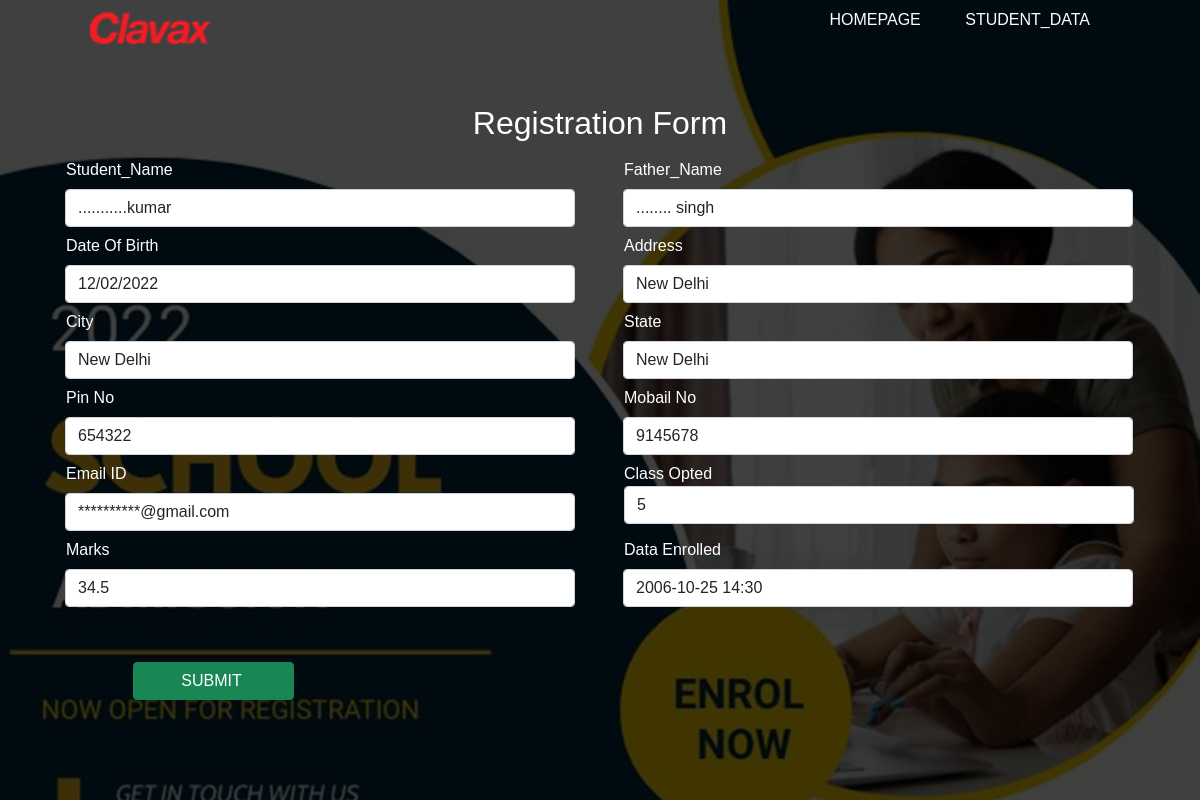
Page /stu_update/update28/ on the committed database.
### enrolment_app/models.py (models this page shows)
class Student_data(models.Model):
    student_name=models.CharField(max_length=70)
    father_name=models.CharField(max_length=70)
    dob=models.DateField(null=True,blank=True)
    address=models.CharField(max_length=70)
    city=models.CharField(max_length=70)
    state=models.CharField(max_length=70)
    pinno=models.IntegerField()
    mobailno = models.IntegerField(default='+91',validators=[MaxValueValidator(9999999999)])
    email=models.EmailField(max_length=100)
    class_opted=models.IntegerField()
    marks=models.FloatField(null=True,blank=True)
    date_enrolled=models.DateTimeField(null=True,blank=True)

### enrolment_app/views.py (the view, shortened to what this page needs)
# urls.py: path('update<int:id>/',views.Update_post.as_view(),name='Update_post'),
class Update_post(View):
    template_name = 'student_form.html'
    def get(self,request,id):
        data = Student_data.objects.get(pk=id)
        print(data)
        post_data = Student_data_form(instance=data)
        return render(request,self.template_name,{'form':post_data})

### enrolment_app/templates/student_form.html (shortened to what this page needs)
{% extends 'home.html' %} {% load static %} {% block content %}
<div class="container">
    <div class="container mt-5">
        <form class="well form-horizontal" method="POST" id="contact_form" validate>
            <fieldset>
                <legend>
                    <center>
                        <h2 class="heading">Registration Form</h2>
                    </center>
                </legend><br>
                <div class="form-group">
                    <div class="row gap-md-4">
                        <div class="col-md">
                            <label class="col-md-4 heading control-label">Student_Name</label>
                            <div class="form-floating">
                                <div class="input-group">
                                    <div class="form-control-plaintext">
                                        {{ form.student_name }}
                                    </div>
                                </div>
                            </div>
                        </div>
                        <div class="col-md">
                            <label class="col-md-4 heading control-label">Father_Name</label>
                            <div class="form-floating">
                                <div class="form-floating">
                                    <div class="input-group">
                                        <div class="form-control-plaintext">
                                            {{ form.father_name }}
                                        </div>
                                    </div>
                                </div>
                            </div>
                        </div>
                    </div>
                    <div class="row gap-md-4">
                        <div class="col-md">
                            <label class="col-md-4 heading control-label">Date Of Birth</label>
                            <div class="form-floating">
                                <div class="input-group">
                                    <div class="form-control-plaintext">
                                        {{ form.dob }}
                                    </div>
                                </div>
                            </div>
                        </div>
                        <div class="col-md">
                            <label class="col-md-4 heading control-label">Address</label>
                            <div class="form-floating">
                                <div class="form-floating">
                                    <div class="input-group">
                                        <div class="form-control-plaintext">
                                            {{ form.address }}
                                        </div>
                                    </div>
                                </div>
                            </div>
                        </div>
                    </div>
                    <div class="row gap-md-4">
                        <div class="col-md">
                            <label class="col-md-4 heading control-label">City</label>
                            <div class="form-floating">
                                <div class="input-group">
                                    <div class="form-control-plaintext">
                                        {{ form.city }}
                                    </div>
                                </div>
                            </div>
                        </div>
                        <div class="col-md">
                            <label class="col-md-4 heading control-label">State</label>
                            <div class="form-floating">
                                <div class="form-floating">
                                    <div class="input-group">
                                        <div class="form-control-plaintext">
                                            {{ form.state }}
                                        </div>
                                    </div>
                                </div>
                            </div>
                        </div>
                    </div>
                    <div class="row gap-md-4">
                        <div class="col-md">
                            <label class="col-md-4 heading control-label">Pin No</label>
                            <div class="form-floating">
                                <div class="input-group">
                                    <div class="form-control-plaintext">
                                        {{ form.pinno }}
                                    </div>
                                </div>
                            </div>
                        </div>
                        <div class="col-md">
                            <label class="col-md-4 heading control-label">Mobail No</label>
                            <div class="form-floating">
                                <div class="form-floating">
                                    <div class="input-group">
                                        <div class="form-control-plaintext">
                                            {{ form.mobailno }}
                                        </div>
                                    </div>
                                </div>
                            </div>
                        </div>
                    </div>
                    <div class="row gap-md-4">
                        <div class="col-md">
                            <label class="col-md-4 heading control-label">Email ID</label>
                            <div class="form-floating">
                                <div class="input-group">
                                    <div class="form-control-plaintext">
                                        {{ form.email }}
                                    </div>
                                </div>
                            </div>
                        </div>
                        <div class="col-md">
                            <label class="col-md-4 heading control-label">Class Opted</label>
                            <div class="form-floating">
                                <div class="form-floating">
                                    <div class="input-group">
                                        <select class="form-control" id="{{ form.class_opted }}">
                                          <option>5</option>
                                        </select>
                                    </div>
                                </div>
                            </div>
                        </div>
                    </div>
                    <div class="row gap-md-4">
                        <div class="col-md">
                            <label class="col-md-4 heading control-label">Marks</label>
                            <div class="form-floating">
                                <div class="input-group">
                                    <div class="form-control-plaintext">
                                        {{ form.marks }}
                                    </div>
                                </div>
                            </div>
                        </div>
                        <div class="col-md">
                            <label class="col-md-4 heading control-label">Data Enrolled</label>
                            <div class="form-floating">
                                <div class="form-floating">
                                    <div class="input-group">
                                        <div class="form-control-plaintext">
                                            {{ form.date_enrolled }}
                                        </div>
                                    </div>
                                </div>
                            </div>
                        </div>
                    </div>
                </div>
                <div class="form-group">
                    <div class="col-md-4"><br> &nbsp&nbsp&nbsp&nbsp&nbsp&nbsp&nbsp&nbsp&nbsp&nbsp&nbsp&nbsp&nbsp&nbsp
                        <button type="submit" class="btn btn-success">&nbsp&nbsp&nbsp&nbsp&nbsp&nbsp&nbsp&nbspSUBMIT &nbsp&nbsp&nbsp&nbsp&nbsp&nbsp&nbsp&nbsp</button>
                    </div>
                </div>
            </fieldset>
        </form>
    </div>
    {% endblock content %}

### enrolment_app/static/css/styles.css (style rules this page uses)
* { margin: 0; padding: 0; font-family: sans-serif; }

### enrolment_app/templates/student_form.html (style rules this page uses)
.heading { color: #fff }

### rows in the picture
Student_data: student_name "...........kumar", father_name "........ singh", dob "12/02/2022", address "New Delhi", city "New Delhi", state "New Delhi", pinno "654322", mobailno "9145678", email "**********@gmail.com", class_opted "5", marks "34.5", date_enrolled "2006-10-25 14:30"
